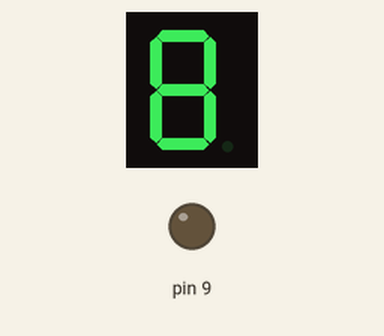
Simulated run of this sketch. Board: Arduino Uno, built with avr-gcc and run on an emulated ATmega328P. Shown: 1-digit seven-segment display, output pins drawn as LEDs (lit = HIGH). Wiring (inferred from the names in the program): 1-digit 7-segment display, segments lit when LOW: segments pin 2, pin 3, pin 4, pin 5, pin 6, pin 7, pin 8. The segment pins are drawn as the display they are named for; pins used as bus, display or sensor lines are not drawn.

Above: at 0.1 s.
At 1.1 s:
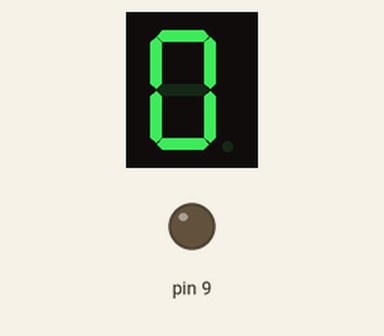
At 2.1 s:
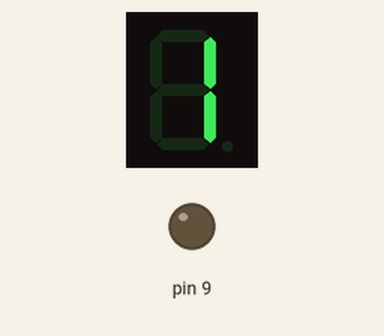
At 5.1 s:
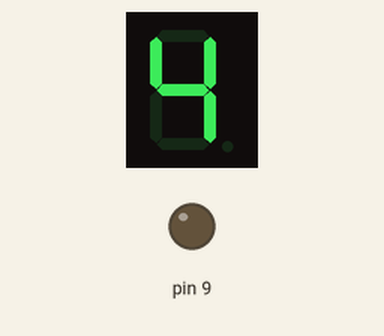
At 8.1 s:
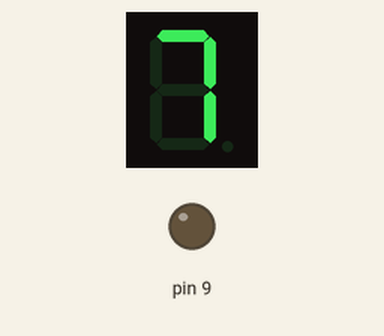
At 11.1 s:
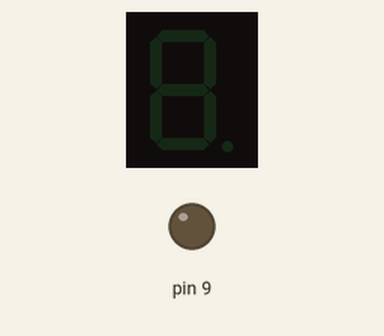

The sketch:

yedi-segment-ortak-anot.ino
```cpp
/////////////////////////////////////////////////////////////////////////
// 7 Segmentli Gosterge kod ornegi
//
// wizofwor - Mayis 2015
// https://github.com/wizofwor/arduino
//
/////////////////////////////////////////////////////////////////////////

/**
  * Sifirdan 9'a kadar rakamlari tanimlayalim.
  * 8 bitlik sayinin her biti bir ledi isaret edecek
  */
const byte rakamlar[11] = {
   B0000001,  // 0
   B1001111,  // 1
   B0010010,  // 2
   B0000110,  // 3
   B1001100,  // 4
   B0100100,  // 5
   B0100000,  // 6
   B0001111,  // 7
   B0000000,  // 8
   B0001100,  // 9
   B1111111,   // bos
   };

/**
  * ledi bagladigimiz pinleri tamilayalim
  */
                    // g,f,e,d,c,b,a
const int pinler[7] = {8,7,6,5,4,3,2};

//pinleri cikisa yonlendirelim
void setup() {
  for(int i=2;i<=9;i++)
    pinMode(i, OUTPUT);
}

/*
 * dongu sifirdan 9'a kadar rakamlari dongu icinde gosterelim.
 */
void loop() {
  for (int i = 0; i <= 10; i++) {
   delay(1000);
   showDigit(i);
  }
  delay(4000);
}

void showDigit(int n) {
  boolean bitVal;
  //Gosterilecek rakamin segmentlerini dongu icinde kontrol edelim.
  for (int segment=0 ; segment<7; segment++) {
    //Segment bit degerini alalim.
    bitVal = bitRead(rakamlar[n],segment);
    //Bit degerine gore segmenti yakalim.
    digitalWrite(pinler[segment],bitVal);
  }
}
```

Measured:
- by itself, everything shown: repeats every 15.0 s, in 11 steps
- what the display in image 1 shows lasts 1.0 s, from 1.0 s to 2.0 s
- what the display in image 5 shows lasts 5.0 s, from 11.0 s to 16.0 s
